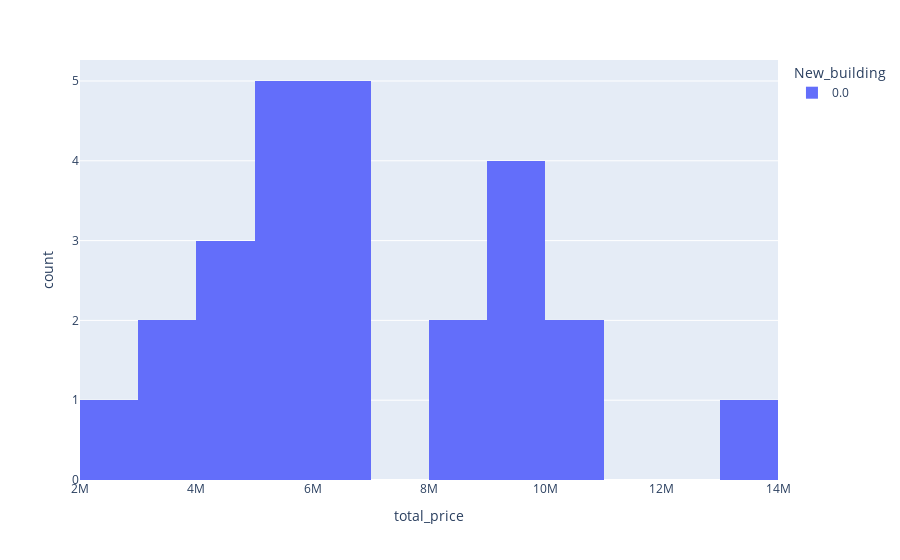

Source (notebook cell):
### Code cell
fig = px.histogram(one_flat[one_flat.district=="Центральный"], x="total_price"
                   , nbins=20, color="New_building")
fig.show()

### Figure 1 — Plotly figure (JSON) as saved in the notebook; plotly's stock layout.template omitted (floating-point values rounded to 4 significant figures)
{"data": [{"alignmentgroup": "True", "bingroup": "x", "hoverlabel": {"namelength": 0}, "hovertemplate": "New_building=0.0<br>total_price=%{x}<br>count=%{y}", "legendgroup": "0.0", "marker": {"color": "#636efa"}, "name": "0.0", "nbinsx": 20, "offsetgroup": "0.0", "orientation": "v", "showlegend": true, "type": "histogram", "x": [13000000, 4530960, 5074465, 6304230, 2345000, 10500000, 9300000, 6000000, 8800000, 9530000, 4735080, 5258755, 5232600, 6401970, 5192935, 5200000, 3600000, 10500000, 9200000, 6000000, 8800000, 9530000, 4900000, 3600000, 6800000], "xaxis": "x", "yaxis": "y"}], "layout": {"barmode": "relative", "legend": {"title": {"text": "New_building"}, "tracegroupgap": 0}, "margin": {"t": 60}, "xaxis": {"anchor": "y", "domain": [0, 1], "title": {"text": "total_price"}}, "yaxis": {"anchor": "x", "domain": [0, 1], "title": {"text": "count"}}}}
